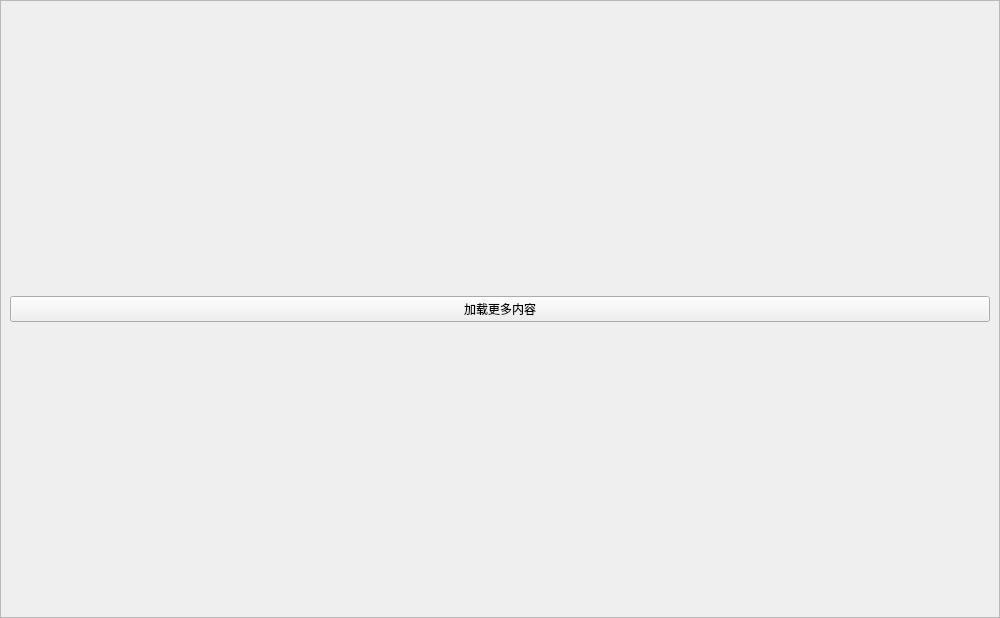
<?xml version="1.0" encoding="UTF-8"?>
<ui version="4.0">
 <class>News</class>
 <widget class="QWidget" name="News">
  <property name="geometry">
   <rect>
    <x>0</x>
    <y>0</y>
    <width>1000</width>
    <height>618</height>
   </rect>
  </property>
  <property name="windowTitle">
   <string>新闻</string>
  </property>
  <layout class="QGridLayout" name="gridLayout">
   <property name="leftMargin">
    <number>0</number>
   </property>
   <property name="topMargin">
    <number>0</number>
   </property>
   <property name="rightMargin">
    <number>0</number>
   </property>
   <property name="bottomMargin">
    <number>0</number>
   </property>
   <property name="spacing">
    <number>0</number>
   </property>
   <item row="0" column="0">
    <widget class="QScrollArea" name="scrollArea">
     <property name="widgetResizable">
      <bool>true</bool>
     </property>
     <widget class="QWidget" name="scrollAreaWidgetContents">
      <property name="geometry">
       <rect>
        <x>0</x>
        <y>0</y>
        <width>998</width>
        <height>616</height>
       </rect>
      </property>
      <layout class="QGridLayout" name="gl_scrollarea">
       <item row="0" column="0">
        <layout class="QGridLayout" name="gl_news"/>
       </item>
       <item row="1" column="0">
        <widget class="PushButton" name="pb_loadmore">
         <property name="text">
          <string>加载更多内容</string>
         </property>
        </widget>
       </item>
      </layout>
     </widget>
    </widget>
   </item>
  </layout>
 </widget>
 <customwidgets>
  <customwidget>
   <class>PushButton</class>
   <extends>QPushButton</extends>
   <header>qfluentwidgets</header>
  </customwidget>
 </customwidgets>
 <resources/>
 <connections/>
</ui>
